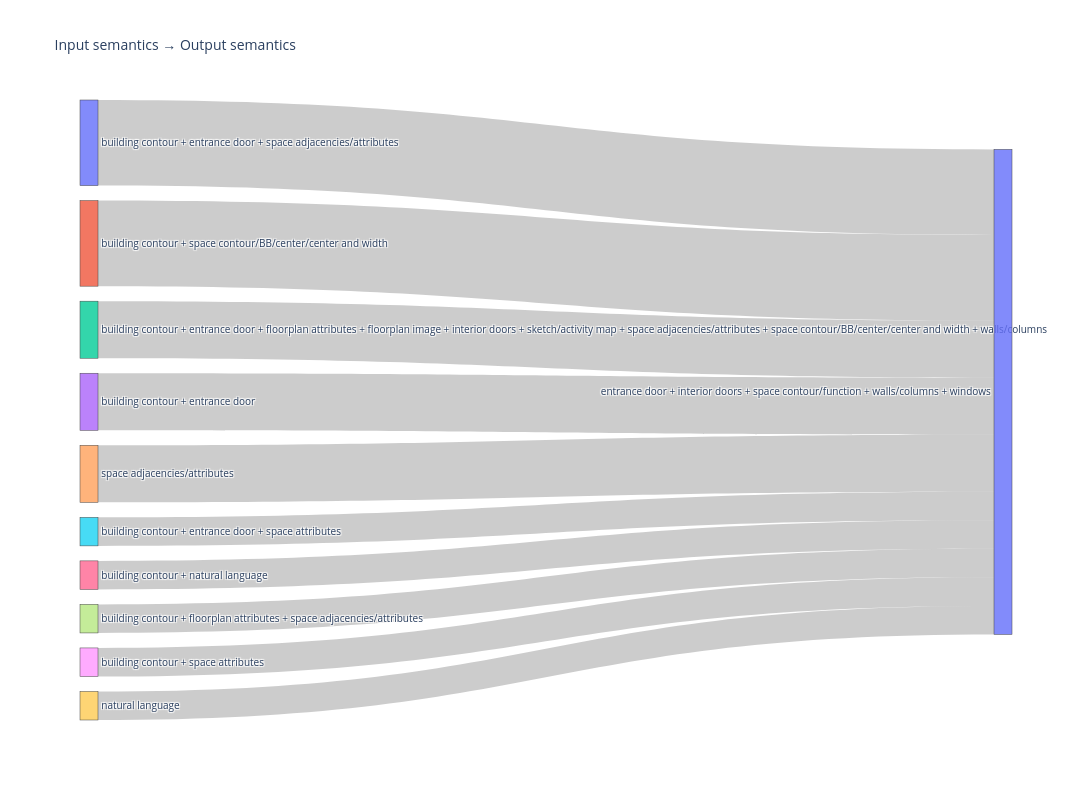

Notebook code for this chart:
### Code cell
df_cooc_1 = df_cooc[df_cooc["output_semantics"] == "entrance door + interior doors + space contour/function + walls/columns + windows"] 

sources = df_cooc_1["input_semantics"].astype(str)
targets = df_cooc_1["output_semantics"].astype(str)
values = df_cooc_1["Count"]

# Create unique node list
nodes = pd.Index(pd.concat([sources, targets]).unique())

# Map labels to numeric IDs
source_ids = sources.map(nodes.get_loc)
target_ids = targets.map(nodes.get_loc)

fig = go.Figure(data=[go.Sankey(
    node=dict(
        label=nodes.tolist(),
        pad=15,
        thickness=18
    ),
    link=dict(
        source=source_ids,
        target=target_ids,
        value=values
    )
)])

fig.update_layout(
     title_text="Input semantics → Output semantics",
    font_size=10,
    width=1200,
    height=800
)

### Figure 1 — Plotly figure (JSON) as saved in the notebook; plotly's stock layout.template omitted (floating-point values rounded to 4 significant figures)
{"data": [{"link": {"source": [0, 1, 2, 3, 4, 5, 6, 7, 8, 9], "target": [10, 10, 10, 10, 10, 10, 10, 10, 10, 10], "value": [3, 3, 2, 2, 2, 1, 1, 1, 1, 1]}, "node": {"label": ["building contour + entrance door + space adjacencies/attributes", "building contour + space contour/BB/center/center and width", "building contour + entrance door + floorplan attributes + floorplan image + interior doors + sketch/activity map + space adjacencies/attributes + space contour/BB/center/center and width + walls/columns", "building contour + entrance door", "space adjacencies/attributes", "building contour + entrance door + space attributes", "building contour + natural language", "building contour + floorplan attributes + space adjacencies/attributes", "building contour + space attributes", "natural language", "entrance door + interior doors + space contour/function + walls/columns + windows"], "pad": 15, "thickness": 18}, "type": "sankey"}], "layout": {"font": {"size": 10}, "height": 800, "title": {"text": "Input semantics → Output semantics"}, "width": 1200}}
